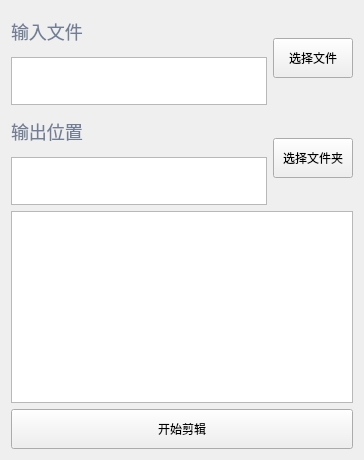
                     <widget class="QWidget" name="auto_cut_page">
                      <layout class="QVBoxLayout" name="verticalLayout_36">
                       <item>
                        <layout class="QVBoxLayout" name="verticalLayout_35">
                         <item>
                          <layout class="QHBoxLayout" name="horizontalLayout_17">
                           <item>
                            <layout class="QVBoxLayout" name="verticalLayout_33">
                             <item>
                              <widget class="QLabel" name="label_8">
                               <property name="minimumSize">
                                <size>
                                 <width>60</width>
                                 <height>40</height>
                                </size>
                               </property>
                               <property name="maximumSize">
                                <size>
                                 <width>16777215</width>
                                 <height>60</height>
                                </size>
                               </property>
                               <property name="styleSheet">
                                <string notr="true">color: rgb(113, 126, 149);font-size: 18px;</string>
                               </property>
                               <property name="text">
                                <string>输入文件</string>
                               </property>
                              </widget>
                             </item>
                             <item>
                              <widget class="QPlainTextEdit" name="autoCut_input_Edit">
                               <property name="minimumSize">
                                <size>
                                 <width>0</width>
                                 <height>48</height>
                                </size>
                               </property>
                               <property name="maximumSize">
                                <size>
                                 <width>16777215</width>
                                 <height>48</height>
                                </size>
                               </property>
                              </widget>
                             </item>
                            </layout>
                           </item>
                           <item>
                            <widget class="QPushButton" name="autoCut_input_Btn">
                             <property name="minimumSize">
                              <size>
                               <width>60</width>
                               <height>40</height>
                              </size>
                             </property>
                             <property name="text">
                              <string>选择文件</string>
                             </property>
                            </widget>
                           </item>
                          </layout>
                         </item>
                         <item>
                          <layout class="QHBoxLayout" name="horizontalLayout_18">
                           <item>
                            <layout class="QVBoxLayout" name="verticalLayout_34">
                             <item>
                              <widget class="QLabel" name="label_9">
                               <property name="minimumSize">
                                <size>
                                 <width>60</width>
                                 <height>40</height>
                                </size>
                               </property>
                               <property name="maximumSize">
                                <size>
                                 <width>16777215</width>
                                 <height>60</height>
                                </size>
                               </property>
                               <property name="styleSheet">
                                <string notr="true">color: rgb(113, 126, 149);font-size: 18px;</string>
                               </property>
                               <property name="text">
                                <string>输出位置</string>
                               </property>
                              </widget>
                             </item>
                             <item>
                              <widget class="QPlainTextEdit" name="autoCut_input2_Edit">
                               <property name="minimumSize">
                                <size>
                                 <width>0</width>
                                 <height>48</height>
                                </size>
                               </property>
                               <property name="maximumSize">
                                <size>
                                 <width>16777215</width>
                                 <height>48</height>
                                </size>
                               </property>
                              </widget>
                             </item>
                            </layout>
                           </item>
                           <item>
                            <widget class="QPushButton" name="autoCut_input2_Btn">
                             <property name="minimumSize">
                              <size>
                               <width>60</width>
                               <height>40</height>
                              </size>
                             </property>
                             <property name="text">
                              <string>选择文件夹</string>
                             </property>
                            </widget>
                           </item>
                          </layout>
                         </item>
                         <item>
                          <widget class="QPlainTextEdit" name="autoCut_output_Edit">
                           <property name="styleSheet">
                            <string notr="true">font-size: 14px;</string>
                           </property>
                          </widget>
                         </item>
                         <item>
                          <widget class="QPushButton" name="autoCut_run_Btn">
                           <property name="minimumSize">
                            <size>
                             <width>60</width>
                             <height>40</height>
                            </size>
                           </property>
                           <property name="text">
                            <string>开始剪辑</string>
                           </property>
                          </widget>
                         </item>
                        </layout>
                       </item>
                      </layout>
                     </widget>
